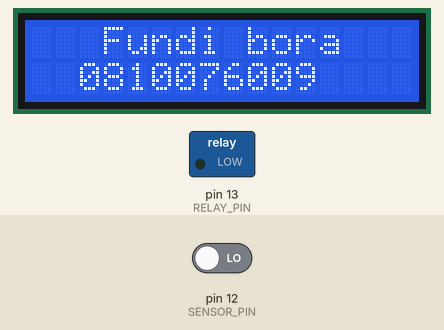
Simulated run of this sketch. Board: Arduino Uno, built with avr-gcc and run on an emulated ATmega328P. On the bench: 16×2 character LCD, switched loads named in the sketch (green lamp = pin HIGH). Inputs (shaded band) come from the test bench; at power-on: pin 12 (SENSOR_PIN) LOW.

Above: at 2.1 s.
At 5.2 s:
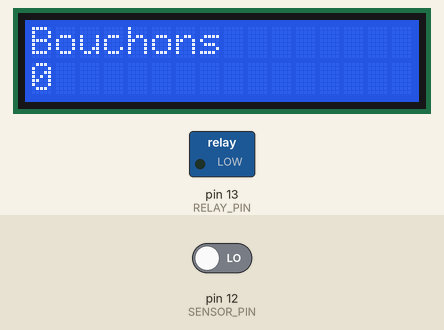
5.3 s: pin 12 (SENSOR_PIN) driven HIGH
At 6.3 s:
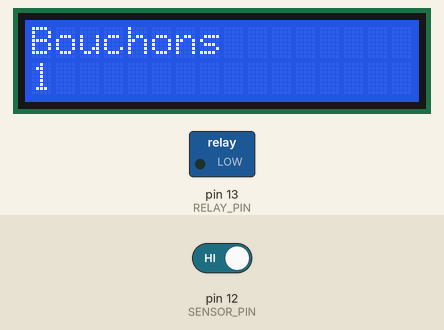
Timing chart, 0 to 8.3 s (numbered marks = the images above; inputs shaded):
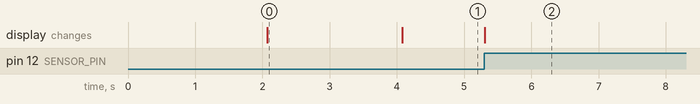

Measured:
- after the input at 5.3 s, the display: changes at once (image 2)
- what the display in image 0 shows lasts 2.0 s, from 2.1 s to 4.1 s

The sketch:

compteur.ino
```cpp
#include <Wire.h>
#include <LiquidCrystal.h>

LiquidCrystal lcd(2, 3, 4, 5, 6, 7);


#define SENSOR_PIN 12
#define RELAY_PIN 13


int delayTime = 500;
int impulseCount = 0;

bool lastSensorState = LOW;


void setup() {

  lcd.clear();
  lcd.begin(16, 2);

  lcd.print("Relay Control");
  lcd.clear();
  lcd.setCursor(5, 0);
  lcd.print("Maa-Lis");
  delay(2000);

  lcd.clear();
  lcd.setCursor(3, 0);
  lcd.print("Fundi bora");
  lcd.setCursor(2, 1);
  lcd.print("0810076009");
  delay(2000);

  updateLCD();
  pinMode(SENSOR_PIN, INPUT);
  pinMode(RELAY_PIN, OUTPUT);
}

void loop() {
  bool sensorState = digitalRead(SENSOR_PIN);
  if (sensorState != lastSensorState && sensorState == HIGH) {
    impulseCount++;
    updateLCD();
  }

  lastSensorState = sensorState;
}

void updateLCD() {
  lcd.clear();
  lcd.setCursor(0, 0);
  lcd.print("Bouchons ");

  lcd.setCursor(0, 1);
  lcd.print(impulseCount);
}
```
